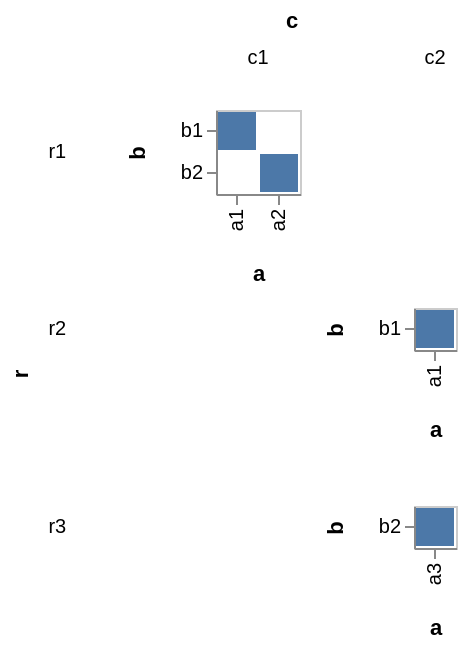

Write a Vega-Lite specification for this figure.
### Vega specification from a JSON file in a GitHub repository (floating-point values rounded to 4 significant figures)
{"$schema": "https://vega.github.io/schema/vega/v3.0.json", "autosize": "pad", "padding": 5, "data": [{"name": "source_0", "values": [{"r": "r1", "c": "c1", "a": "a1", "b": "b1"}, {"r": "r1", "c": "c1", "a": "a2", "b": "b2"}, {"r": "r2", "c": "c2", "a": "a1", "b": "b1"}, {"r": "r3", "c": "c2", "a": "a3", "b": "b2"}]}, {"name": "cross_column_row", "source": "source_0", "transform": [{"type": "aggregate", "groupby": ["c", "r"], "fields": ["a", "b"], "ops": ["distinct", "distinct"]}]}, {"name": "column", "source": "cross_column_row", "transform": [{"type": "aggregate", "groupby": ["c"], "fields": ["distinct_a"], "ops": ["max"], "as": ["distinct_a"]}]}, {"name": "column_layout", "source": "column", "transform": [{"type": "aggregate", "ops": ["distinct"], "fields": ["c"]}]}, {"name": "row", "source": "cross_column_row", "transform": [{"type": "aggregate", "groupby": ["r"], "fields": ["distinct_b"], "ops": ["max"], "as": ["distinct_b"]}]}], "signals": [{"name": "child_x_step", "value": 21}, {"name": "child_y_step", "value": 21}], "layout": {"padding": {"row": 10, "column": 10}, "offset": 10, "columns": {"signal": "data('column_layout')[0][\"distinct_c\"]"}, "bounds": "full", "align": "all"}, "marks": [{"name": "row_title", "role": "row-title", "type": "group", "marks": [{"type": "text", "role": "row-title-text", "encode": {"update": {"align": {"value": "center"}, "text": {"value": "r"}, "fill": {"value": "black"}, "fontWeight": {"value": "bold"}, "angle": {"value": 270}}}}]}, {"name": "column_title", "role": "column-title", "type": "group", "marks": [{"type": "text", "role": "column-title-text", "encode": {"update": {"align": {"value": "center"}, "text": {"value": "c"}, "fill": {"value": "black"}, "fontWeight": {"value": "bold"}}}}]}, {"name": "row_header", "type": "group", "role": "row-header", "from": {"data": "row"}, "sort": {"field": "datum[\"r\"]", "order": "ascending"}, "title": {"text": {"signal": "parent[\"r\"]"}, "offset": 10, "orient": "left", "encode": {"update": {"fontWeight": {"value": "normal"}, "angle": {"value": 0}, "fontSize": {"value": 10}, "align": {"value": "right"}, "baseline": {"value": "middle"}}}}, "encode": {"update": {"height": {"signal": "bandspace(datum[\"distinct_b\"], 0.1, 0.05) * child_y_step"}}}}, {"name": "column_header", "type": "group", "role": "column-header", "from": {"data": "column"}, "sort": {"field": "datum[\"c\"]", "order": "ascending"}, "title": {"text": {"signal": "parent[\"c\"]"}, "offset": 10, "orient": "top", "encode": {"update": {"fontWeight": {"value": "normal"}, "angle": {"value": 0}, "fontSize": {"value": 10}}}}, "encode": {"update": {"width": {"signal": "bandspace(datum[\"distinct_a\"], 0.1, 0.05) * child_x_step"}}}}, {"name": "cell", "type": "group", "from": {"facet": {"name": "facet", "data": "source_0", "groupby": ["r", "c"], "aggregate": {"cross": true, "fields": ["a", "b"], "ops": ["distinct", "distinct"]}}}, "sort": {"field": ["datum[\"r\"]", "datum[\"c\"]"], "order": ["ascending", "ascending"]}, "encode": {"update": {"width": {"signal": "bandspace(datum[\"distinct_a\"], 0.1, 0.05) * child_x_step"}, "height": {"signal": "bandspace(datum[\"distinct_b\"], 0.1, 0.05) * child_y_step"}, "stroke": {"value": "#ccc"}, "fill": {"value": "transparent"}}}, "marks": [{"name": "child_marks", "type": "rect", "from": {"data": "facet"}, "encode": {"update": {"x": {"scale": "child_x", "field": "a"}, "width": {"scale": "child_x", "band": true}, "y": {"scale": "child_y", "field": "b"}, "height": {"scale": "child_y", "band": true}, "fill": {"value": "#4c78a8"}}}}], "scales": [{"name": "child_x", "type": "band", "domain": {"data": "facet", "field": "a", "sort": true}, "range": {"step": {"signal": "child_x_step"}}, "round": true, "paddingInner": 0.1, "paddingOuter": 0.05}, {"name": "child_y", "type": "band", "domain": {"data": "facet", "field": "b", "sort": true}, "range": {"step": {"signal": "child_y_step"}}, "round": true, "paddingInner": 0.1, "paddingOuter": 0.05}], "axes": [{"scale": "child_x", "orient": "bottom", "title": "a", "zindex": 1, "encode": {"labels": {"update": {"angle": {"value": 270}, "align": {"value": "right"}, "baseline": {"value": "middle"}}}}}, {"scale": "child_y", "orient": "left", "title": "b", "zindex": 1}]}], "config": {"axis": {"minExtent": 30, "domainColor": "#888", "tickColor": "#888"}}}
